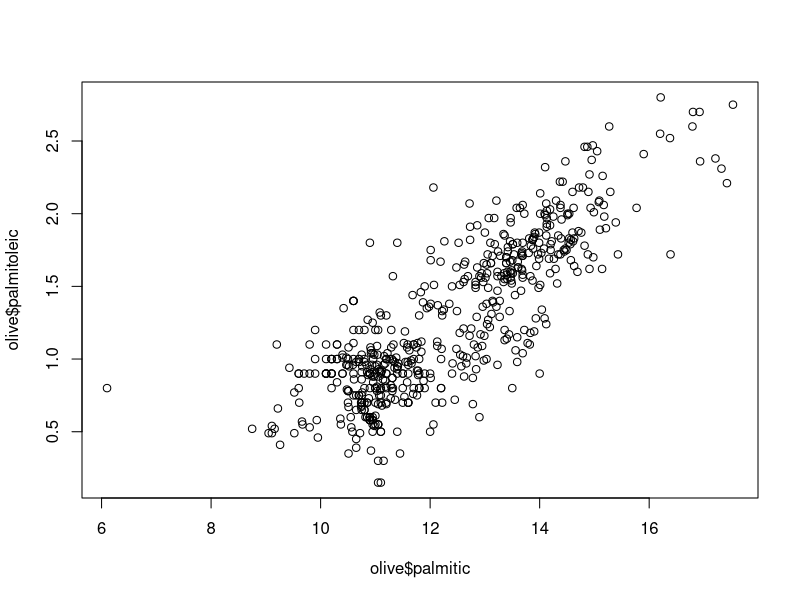
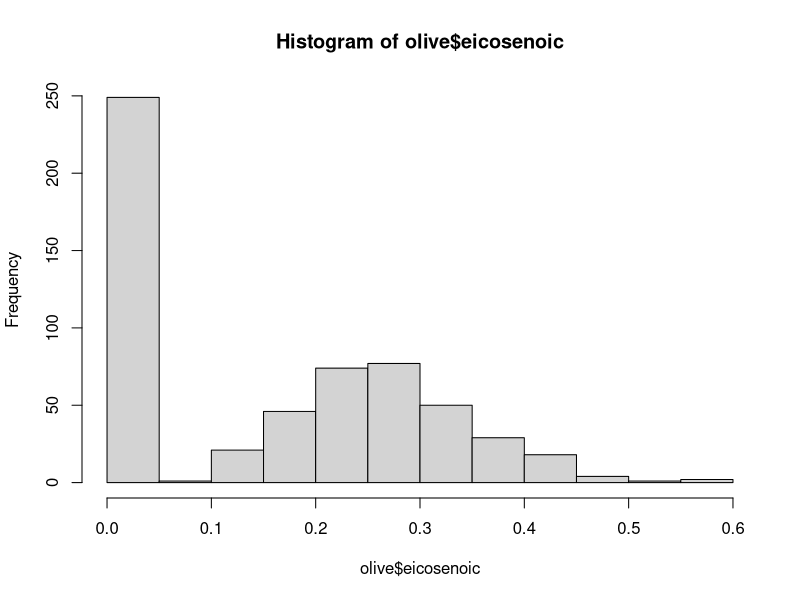
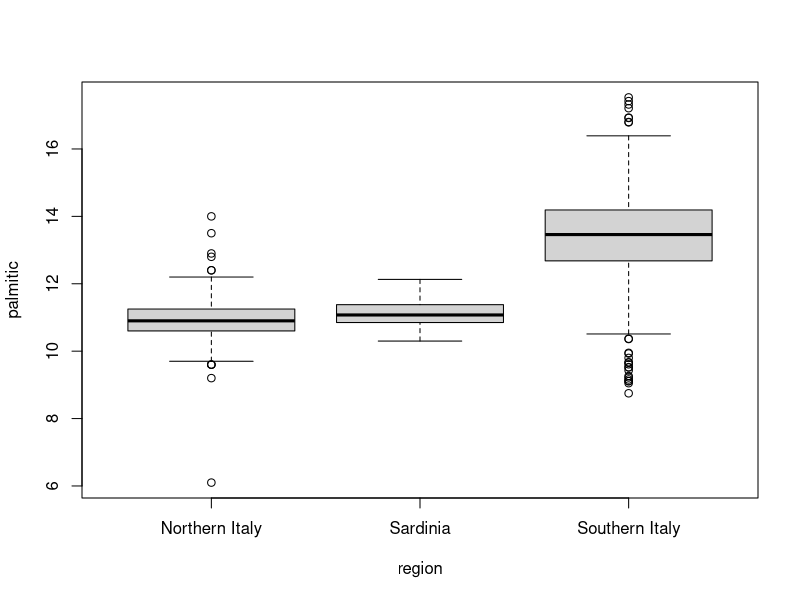

R code for these plots, in order:
library(dslabs)
data(movielens)

length(movielens$movieId)
nlevels(movielens$genres)
?mean

name <- c("Mandi", "Amy", "Nicole", "Olivia")
distance <- c(0.8, 3.1, 2.8, 4.0)
time <- c(10, 30, 40, 50)

time <- time/60

df <- data.frame(name = name, dist = distance, time = time)

df$time[df$name == "Olivia"]
df$speed <- df$dist / df$time
df

x <- c(4, "seven", 9)

data(olive)
head(olive)
plot(olive$palmitic, olive$palmitoleic)
hist(olive$eicosenoic)
boxplot(palmitic~region, data = olive)
